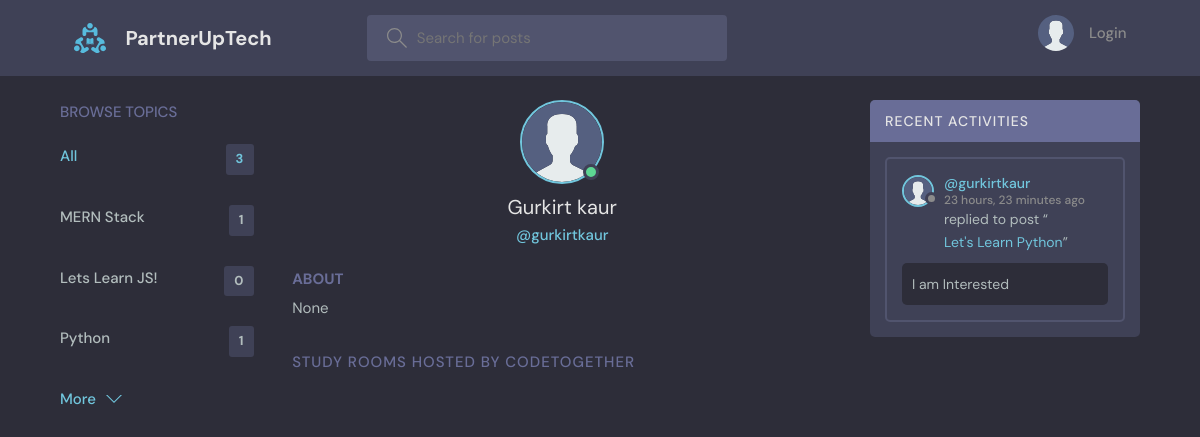
/profile/3/, run on an earlier commit of the app's database.
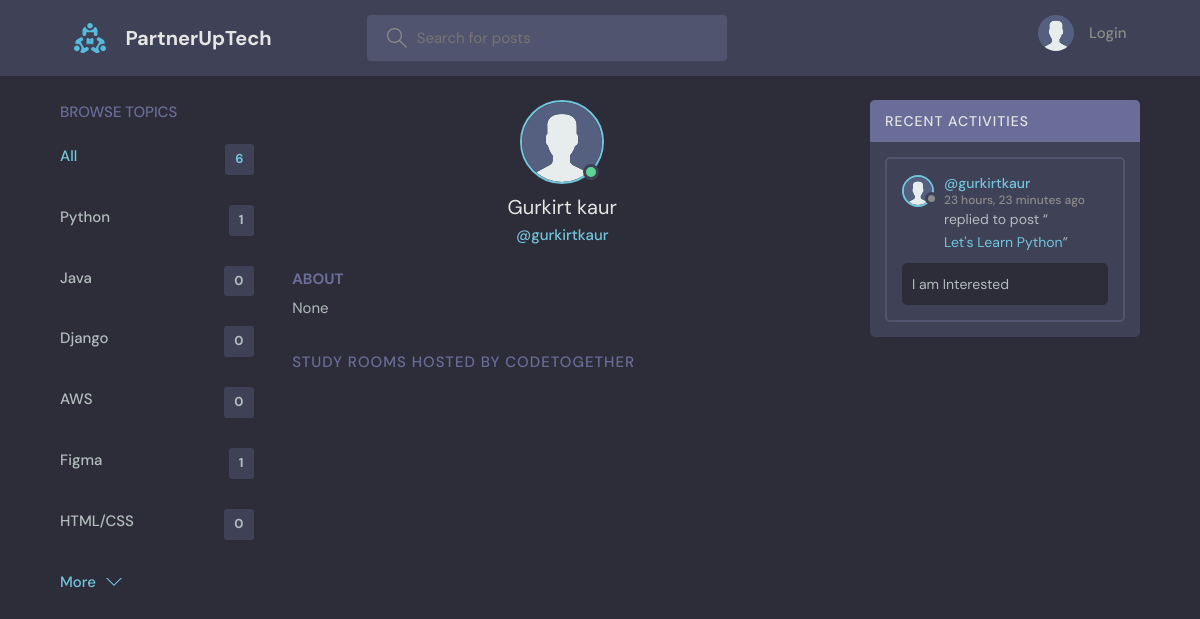
And on a later commit of the database.
### base/models.py (models this page shows, shortened)
class Topic(models.Model):
    name = models.CharField(max_length=200)

class User(AbstractUser):
    name = models.CharField(max_length=200, null=True)
    email = models.EmailField(unique=True, null=True)
    bio = models.TextField(null=True)
    avatar = models.ImageField(null=True, default="avatar.svg")
    USERNAME_FIELD = 'email'
    REQUIRED_FIELDS = ['username', 'name']

class Message(models.Model):
    user = models.ForeignKey(User, on_delete=models.CASCADE)
    room = models.ForeignKey(Room, on_delete=models.CASCADE)
    body = models.TextField()
    updated = models.DateTimeField(auto_now=True)
    created = models.DateTimeField(auto_now_add=True)
    class Meta:
        ordering = ['-updated', '-created']

class Room(models.Model):
    host = models.ForeignKey(User, on_delete=models.SET_NULL, null=True)
    topic = models.ForeignKey(Topic, on_delete=models.SET_NULL, null=True)
    name = models.CharField(max_length=200)
    description = models.TextField(null=True, blank=True)
    participants = models.ManyToManyField(
        User, related_name='participants', blank=True)
    updated = models.DateTimeField(auto_now=True)
    created = models.DateTimeField(auto_now_add=True)
    class Meta:
        ordering = ['-updated', '-created']
    def __str__(self):
        return self.name

### base/views.py (the view)
# urls.py: path('profile/<str:pk>/', views.userProfile, name="user-profile"),
def userProfile(request, pk):
    user = User.objects.get(id=pk)
    rooms = user.room_set.all()
    room_messages = user.message_set.all()
    topics = Topic.objects.all()
    context = {'user': user, 'rooms': rooms,
               'room_messages': room_messages, 'topics': topics}
    return render(request, 'base/profile.html', context)

### base/templates/base/profile.html (shortened to what this page needs)
{% extends 'main.html' %}
{% block content %}
<main class="profile-page layout layout--3">
  <div class="container">
    {% include 'base/topics_component.html' %}
    <div class="roomList">
      <div class="profile">
        <div class="profile__avatar">
          <div class="avatar avatar--large active">
            <img src="{{user.avatar.url}}" />
          </div>
        </div>
        <div class="profile__info">
          <h3>{{user.name}}</h3>
          <p>@{{user.username}}</p>
        </div>
        <div class="profile__about">
          <h3>About</h3>
          <p>
            {{user.bio}}
          </p>
        </div>
      </div>
      <div class="roomList__header">
        <div>
          <h2>Study Rooms Hosted by CodeTogether</a>
          </h2>
        </div>
      </div>
    </div>
    {% include 'base/activity_component.html' %}
  </div>
</main>
{% endblock content %}

### templates/main.html (shortened to what this page needs)
<!DOCTYPE html>
{% load static %}
<html lang="en">
<head>
    <link rel="stylesheet" href="{% static 'styles/style.css' %}" />
</head>
<body>
    {% include 'navbar.html' %}
    {% block content %}
    {% endblock %}
</body>
</html>

### templates/navbar.html (shortened to what this page needs)
{% load static %}
<header class="header header--loggedIn">
    <div class="container">
        <a href="{% url 'home' %}" class="header__logo">
            <img src="{% static 'images/logo.svg' %}" />
            <h1>PartnerUpTech</h1>
        </a>
        <form class="header__search" method="GET" action="{% url 'home' %}">
            <label>
                <input name="q" placeholder="Search for posts" />
            </label>
        </form>
        <nav class="header__menu">
            {% if request.user.is_authenticated %}
            <div class="header__user">
                <a href="{% url 'update-user' %}">
                    <div class="avatar avatar--medium active">
                        <img src="{{request.user.avatar.url}}" />
                    </div>
                    <p>{{request.user.username}} <span>@{{request.user.username}}</span></p>
                </a>
                <button class="dropdown-button">
                    <svg version="1.1" xmlns="http://www.w3.org/2000/svg" width="32" height="32" viewBox="0 0 32 32">
                        <title>chevron-down</title>
                        <path d="M16 21l-13-13h-3l16 16 16-16h-3l-13 13z"></path>
                    </svg>
                </button>
            </div>
            {% else %}
            <a href="{% url 'login' %}">
                <img src="{% static 'images/avatar.svg' %}" />
                <p>Login</p>
            </a>
            {% endif %}
        </nav>
    </div>
</header>

### base/templates/base/topics_component.html
<div class="topics">
    <div class="topics__header">
        <h2>Browse Topics</h2>
    </div>
    <ul class="topics__list">
        <li>
            <a href="{% url 'home' %}" class="active">All <span>{{topics.count}}</span></a>
        </li>
        {% for topic in topics %}
        <li>
            <a href="{% url 'home' %}?q={{topic.name}}">{{topic.name}}<span>{{topic.room_set.all.count}}</span></a>
        </li>
        {% endfor %}
    </ul>
    <a class="btn btn--link" href="{% url 'topics' %}">
        More
        <svg version="1.1" xmlns="http://www.w3.org/2000/svg" width="32" height="32" viewBox="0 0 32 32">
            <title>chevron-down</title>
            <path d="M16 21l-13-13h-3l16 16 16-16h-3l-13 13z"></path>
        </svg>
    </a>
</div>

### base/templates/base/activity_component.html (shortened to what this page needs)
<div class="activities">
    <div class="activities__header">
        <h2>Recent Activities</h2>
    </div>
    {% for message in room_messages %}
    <div class="activities__box">
        <div class="activities__boxHeader roomListRoom__header">
            <a href="{% url 'user-profile' message.user.id %}" class="roomListRoom__author">
                <div class="avatar avatar--small">
                    <img src="{{message.user.avatar.url}}" />
                </div>
                <p>
                    @{{message.user.username}}
                    <span>{{message.created|timesince}} ago</span>
                </p>
            </a>
        </div>
        <div class="activities__boxContent">
            <p>replied to post “<a href="{% url 'room' message.room.id %}">{{message.room}}</a>”</p>
            <div class="activities__boxRoomContent">{{message.body}}</div>
        </div>
    </div>
    {% endfor %}
</div>

What changed in the data, as far as the page shows it:
removed Topic: name "MERN Stack", room_set.all.count "1"
removed Topic: name "Lets Learn JS!", room_set.all.count "0"
added Topic: name "Java", room_set.all.count "0"
added Topic: name "Django", room_set.all.count "0"
added Topic: name "AWS", room_set.all.count "0"
added Topic: name "Figma", room_set.all.count "1"
added Topic: name "HTML/CSS", room_set.all.count "0"
Also different on the page:
{{ topics.count }}: "3" → "6"
